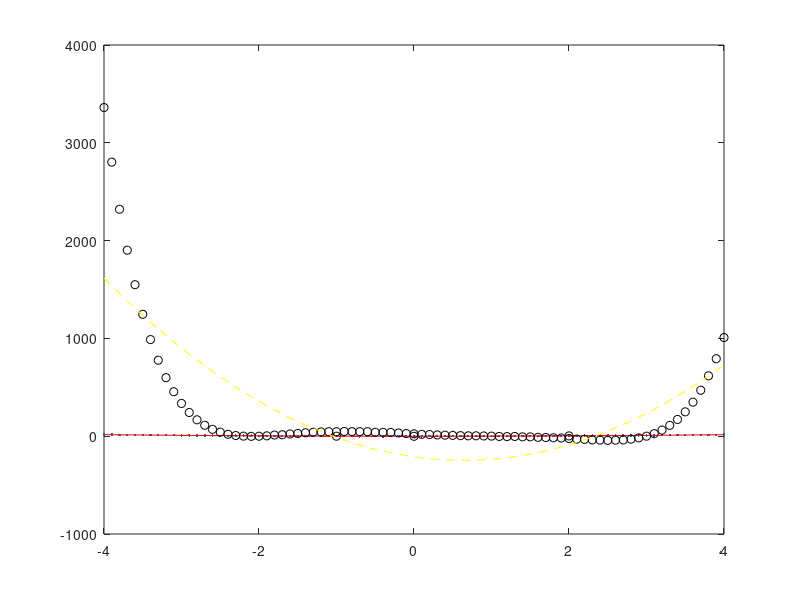
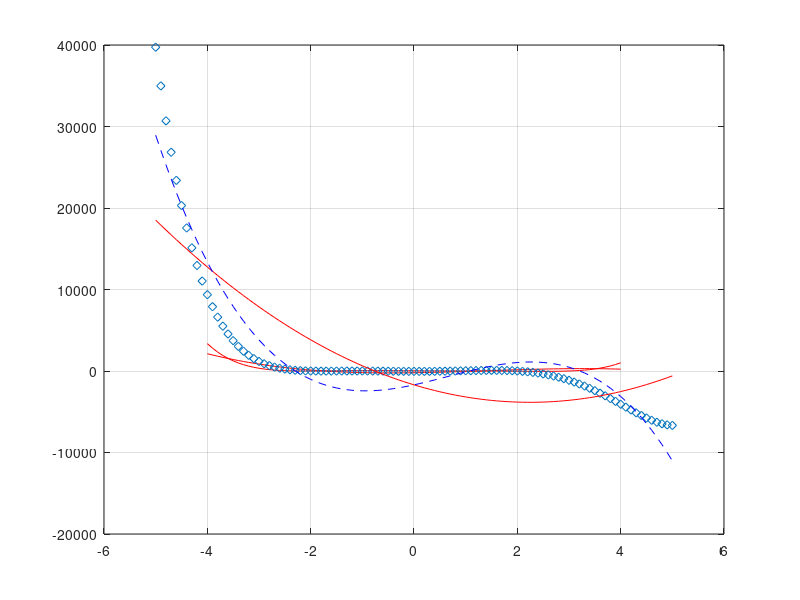

MATLAB code for these plots, in order: (Note: this script raises an error after producing the figures.)
clear all
close all
clc


p = [1 2 -13 -14 24];
r = roots(p);
s = poly(r);
x = -5:0.1:5;
plot(x,polyval(s,x));

roots = [2 -1 3];
P = poly(roots);
x = [1 5 -2];
y = polyval(P,x);

X = [-1 0 2];
Y = [0 -1 3];
approx = polyfit(X,Y,2);
plot(X,Y,'ko');
hold on;
x = -3:0.1:3;
plot(x,polyval(approx,x),'r--');

clear all
close all

vec = -4:0.1:4;
y = vec.^2;
y = y + randn(size(vec));
plot(vec,y,'.');
hold on;
myPoly = polyfit(vec,y,2);
plot(vec,polyval(myPoly,vec),'r');

clear all
close all

%samostalan rad

%zad2
p1 = [1 0 -3 4];
p2Roots = [1 -2 3];

p1Roots = roots(p1);
x = -4:0.1:4;
p2 = poly(p2Roots);
P = conv(p1,p2);
y = polyval(P,x);

y = y + randn(size(y));
p2 = polyfit(x,y,2);
p3 = polyfit(x,y,3);

figure(1)
plot(x,y,'ko'); hold on;
plot(x,polyval(p2,x),'y--');

figure(2)
plot(x,y,'gr'); hold on;
plot(x,polyval(p3,x),'r');

clear all
close all
clc

%zad3

P1 = [2 5 0 -4];
r2 = [-1 2 6];
P2 = poly(r2);
x = -5:0.1:5;
P = conv(P1,P2);
y = polyval(P,x);
y = y + randn(size(y));
plot(x,y,'d');
hold on;
y2 = polyfit(x,y,2);
y3 = polyfit(x,y,3);
plot(x,polyval(y2,x),'r');
hold on;
plot(x,polyval(y3,x),'b--');
grid on;

clear all
close all
clc

%zad4

% x = input('Unesi char: ');
% z2('b');

% function z2(char)
%     if nargin ~=1
%         error('Error');
%     end
%     if nargout ~=0
%         error('Error');
%     end
%     if char ~=['a' 'b']
%         error('Bad input');
%     end
%     
%     if char=='a'
%         
%     x = -pi:0.1:pi;
%     y = x;
%     [X,Y] = meshgrid(x,y);
%     Z = 3*sin(X).*cos(Y);
%     surf(X,Y,Z);
%     shading interp;
%     colormap gray;
%     
%     else
%     %ne moramo provjeravati jer moze samo b biti
%     P = [2 3 0 -6];
%     x = -4:0.1:4;
%     polinom = polyval(P,x);
%     polinom = polinom + randn(size(polinom));
%     plot(x,polinom,'d');
%     pol2 = polyfit(x,polinom,2);
%     hold on;
%     plot(x,polyval(pol2,x));
%     grid on;
%     end    
% end

clear all
close all
clc

%zad5

P = [2 4 0 -3];
X = -4:0.1:4;
[a,b,c,d,e] = polinomi(P,X);

function [N,red,brreda,znak,brznaka]= polinomi(P,X)
    y = polyval(P,X);
    y = y + randn(size(y));
    N = 0; n = 1; n2 = 0; n3 = 0; z1 = 0; z2 = 0; z3 = 0;
    while(n>0)
        n = input('Unesite red polinoma: ');
        if n~=[2 3]
            disp('Pogresan red polinoma');
            break;
        end
        z = input('Unesite oznaku markera: ');
        if z~=['x' '+' 'o']
            disp('Pogresna oznaka markera');
            break;
        end
        if n == 2 
            n2 = n2 + 1;
        else 
            n3 = n3 + 1;
        end
        if z == 'x'
            z1 = z1 + 1;
        elseif z== '+' 
            z2 = z2 + 1;
        else
            z3 = z3 + 1;
        end
        pn = polyfit(X,y,n);
        figure(N+1);
        plot(X,y,z);
        grid on;
        hold on;
        plot(X,polyval(pn,X));
        N = N + 1;
        red = [0 n2 n3];
        [brreda,red] = max(red);
        znak = [z1 z2 z3];
        [brznaka,ind] = max(znak);
        if ind == 1
            znak = 'x';
        elseif ind == 2 
            znak = '+';
        else
            znak = 'o';
        end
    end
end